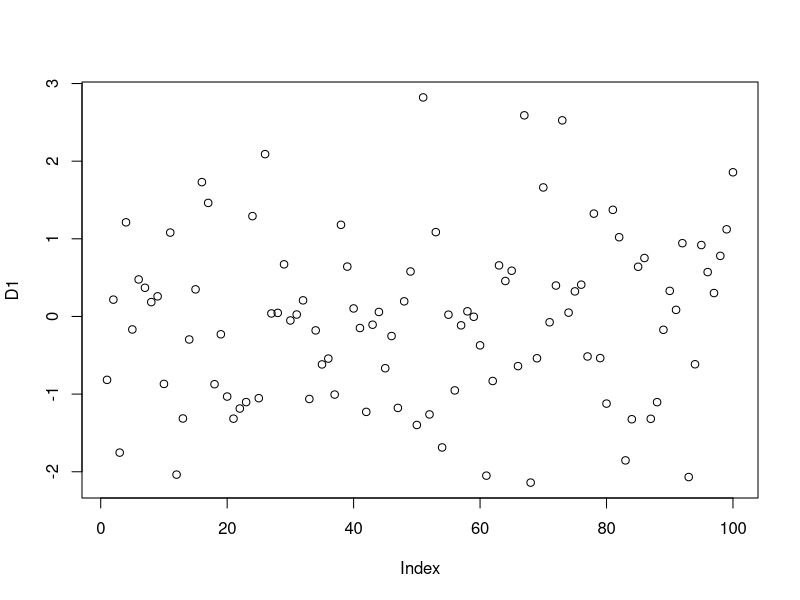
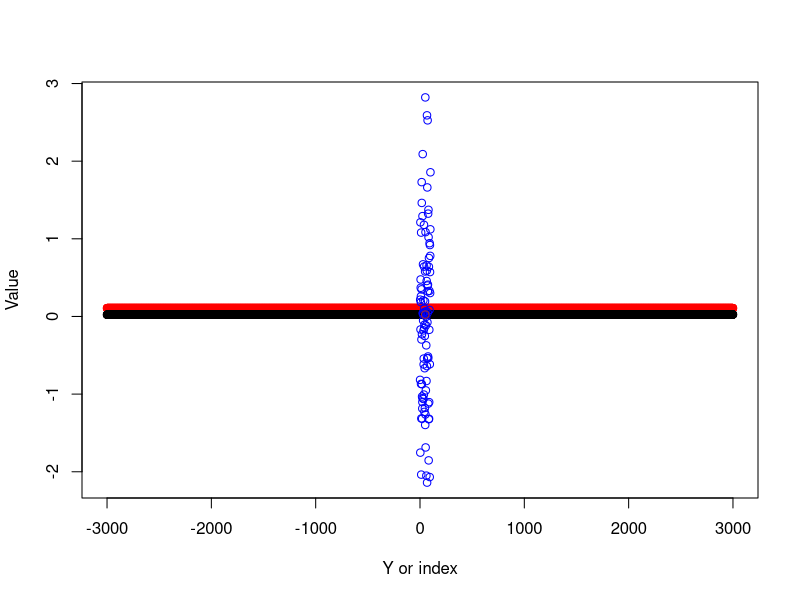

These figures' R source, in order:
#1. Take sample

n=100
D1 <- rnorm(n,mean=0, sd=1)

plot(D1)

#2. Count median

orig_median<-median(D1)

#3. Add 1 data point, count median again, take difference multiplied by n+1
D2<-D1
differences<-vector()
new_medians<-vector()
i<-1
for (y in -3000:3000) {
  D2[length(D1)+1]<-y
  new_medians[i]<-median(D2)
  differences[i]<-(n+1)*abs(new_medians[i]-orig_median)
  i<-i+1
}

#4. Plot
plot(c(-3000,3000),c(min(min(D1), min(differences)), max(max(D1), max(differences))),type="n",
     xlab="Y or index",ylab="Value")
points(seq(-3000,3000,1), differences, col="red")
points(seq(-3000,3000,1), new_medians, col="black")
points(1:length(D1),D1, col="blue")
points(length(D1)/2, orig_median, col="brown")
orig_median
max(differences)


# Sample median is a robust estimator.